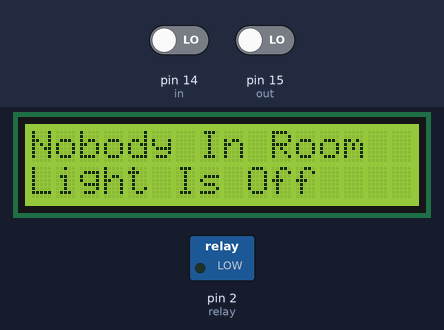
Simulated run of this sketch. Board: Arduino Uno, built with avr-gcc and run on an emulated ATmega328P. Parts: 16×2 character LCD, switched loads named in the sketch (green lamp = pin HIGH). The inputs (shaded band) are chosen by the test bench; at power-on: pin 14 (in) LOW, pin 15 (out) LOW.

Above: at 3.2 s.
3.3 s: pin 14 (in) driven HIGH
At 3.6 s:
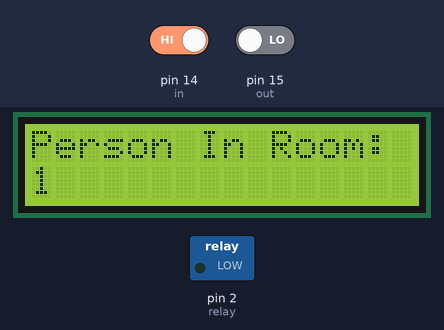
At 5.1 s:
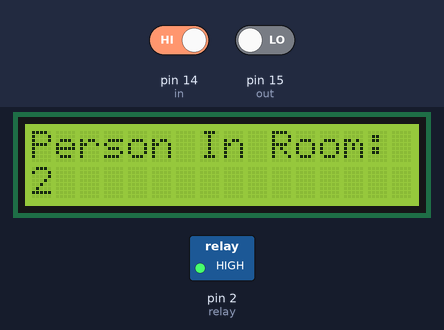
Timing chart, 0 to 6.6 s (numbered marks = the images above; inputs shaded):
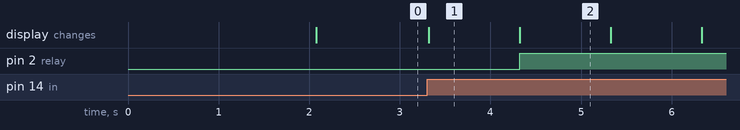

Measured:
- after the input at 3.3 s, pin 2 (relay): LOW → HIGH after 1.0 s; the display: changes at once (image 1)
- what the display in image 1 shows lasts 1.0 s, from 3.3 s to 4.3 s

The sketch:

ICT006.ino
```cpp
#include<LiquidCrystal.h>
LiquidCrystal lcd(13,12,11,10,9,8);

#define in 14 // Analog pin A0 has a IR Module attached to it.
#define out 15 // Analog pin A1 has a IR Module attached to it.
#define relay 2 // Digital pin D2 has a Relay attached to it.

int count=0;

void IN()
{
    count++; // increment the value
    lcd.clear();
    lcd.print("Person In Room:");
    lcd.setCursor(0,1);
    lcd.print(count);
    delay(1000);
}

void OUT()
{
  count--; // increment the value
    lcd.clear(); // Clear the LCD Value
    lcd.print("Person In Room:");
    lcd.setCursor(0,1); // set the cursor positon
    lcd.print(count); // Display count value
    delay(1000);
}

void setup()
{
  lcd.begin(16,2);
  lcd.print("Visitor Counter");
  delay(2000);
  pinMode(in, INPUT); // Assign the IR is Input
  pinMode(out, INPUT);//Assign the IR is Input
  pinMode(relay, OUTPUT);// Assign the Relay is output
  lcd.clear();
  lcd.print("Person In Room:");
  lcd.setCursor(0,1);
  lcd.print(count);
}

void loop()
{

  if(digitalRead(in))
  IN();
  if(digitalRead(out))
  OUT();

  if(count<=0)
  {
    lcd.clear();
    digitalWrite(relay, LOW); // relay is in ON conditon
    lcd.clear();
    lcd.print("Nobody In Room");
    lcd.setCursor(0,1);
    lcd.print("Light Is Off");
    delay(200);
  }

  else
    digitalWrite(relay, HIGH); // relay is OFF condition

}
```
